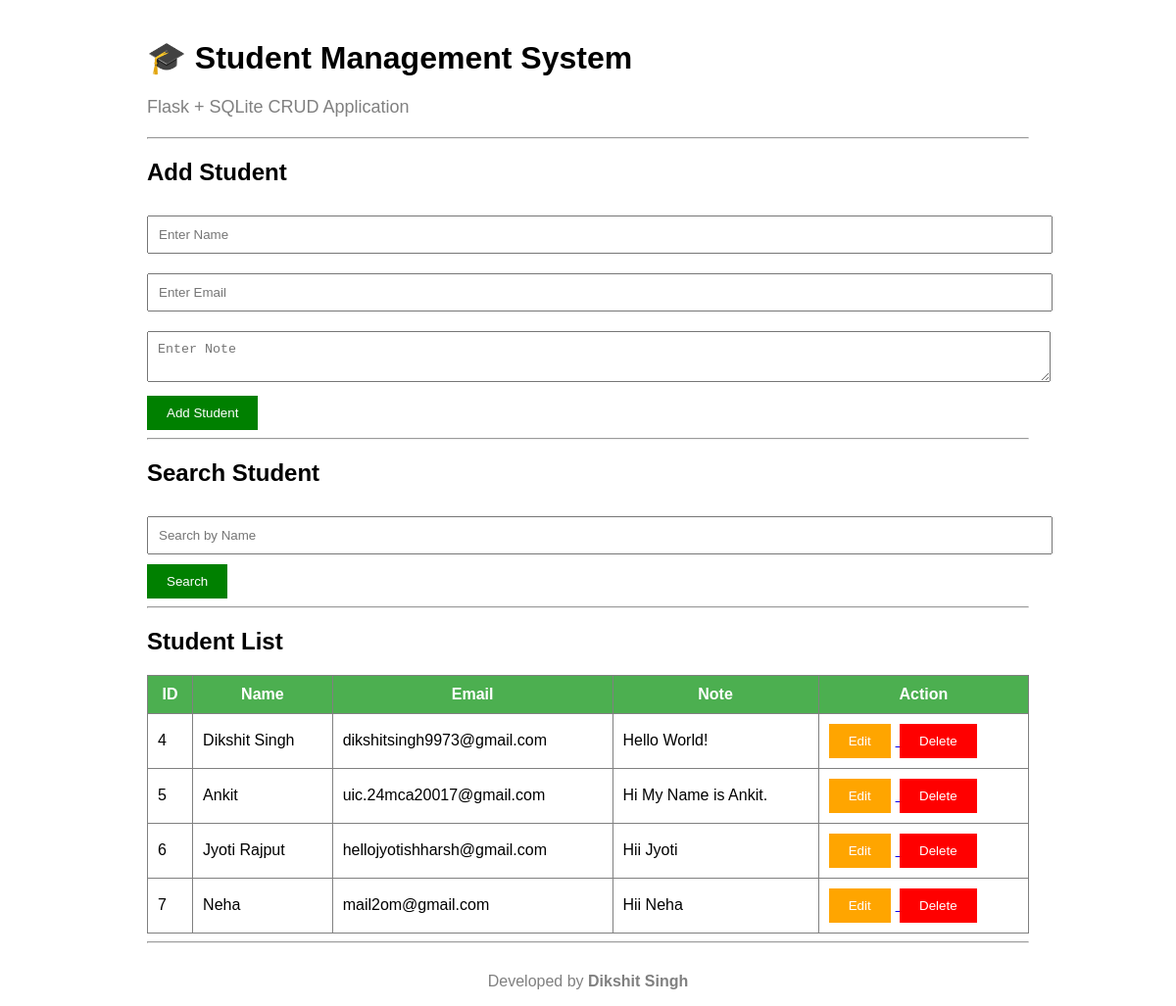
The app's page /, older data.
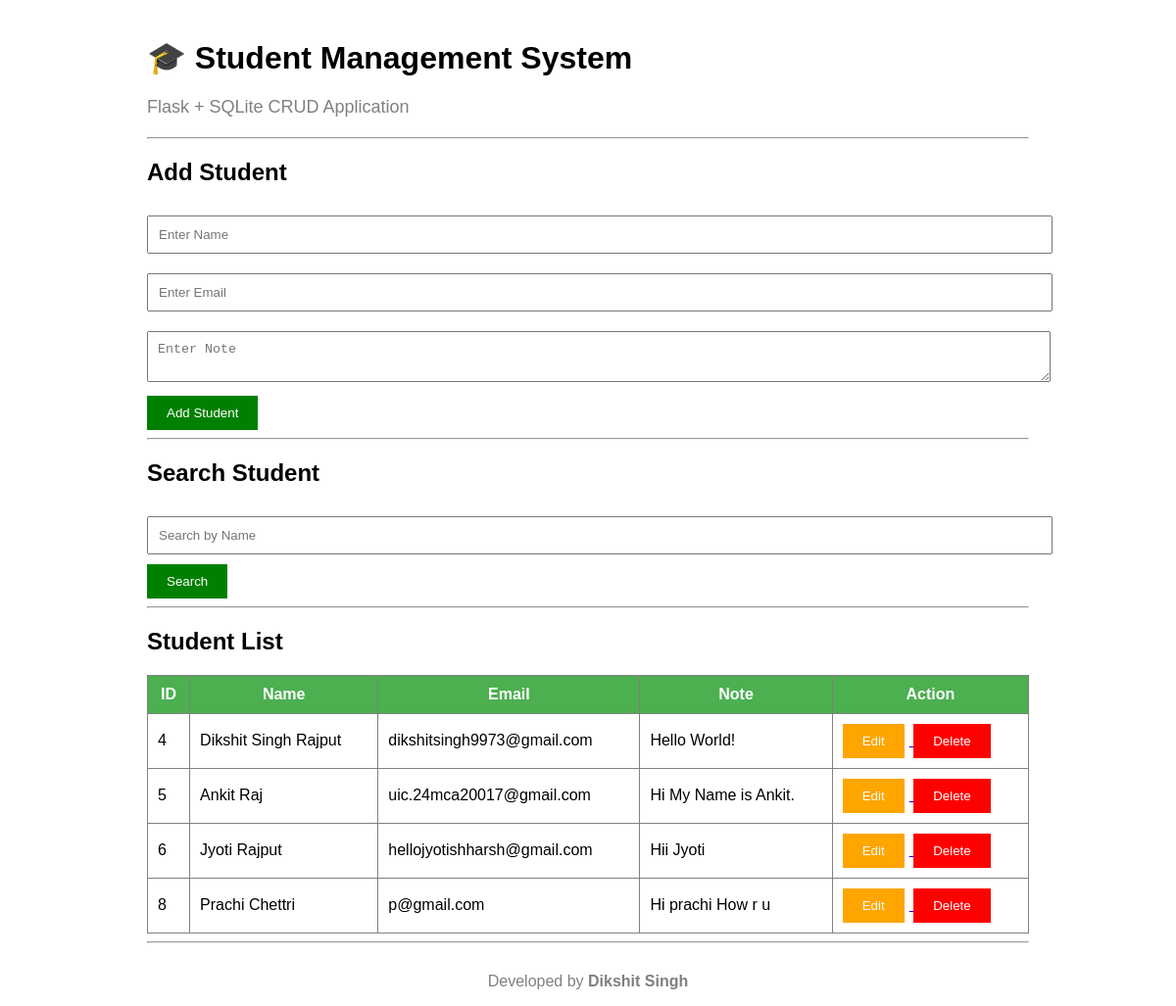
The same page, newer data.
### tables this page shows
CREATE TABLE students(
            id INTEGER PRIMARY KEY AUTOINCREMENT,
            name TEXT NOT NULL,
            email TEXT NOT NULL,
            note TEXT NOT NULL
        );

### app.py (the view)
@app.route("/")
def home():
    search = request.args.get("search", "")
    conn = sqlite3.connect("database.db")
    cursor = conn.cursor()
    if search:
        cursor.execute(
            "SELECT * FROM students WHERE name LIKE ?",
            ('%' + search + '%',)
        )
    else:
        cursor.execute("SELECT * FROM students")
    students = cursor.fetchall()
    conn.close()
    return render_template(
        "index.html",
        students=students,
        search=search
    )

### templates/index.html (shortened to what this page needs)
<!DOCTYPE html>
<html lang="en">
<head>
    <link rel="stylesheet"
          href="{{ url_for('static', filename='style.css') }}">
</head>
<body>
    <h1>🎓 Student Management System</h1>
    <p class="subtitle">
        Flask + SQLite CRUD Application
    </p>
    <hr>
    <h2>Add Student</h2>
    <form action="/add" method="POST">
        <input
            type="text"
            name="name"
            placeholder="Enter Name"
            required>
        <input
            type="email"
            name="email"
            placeholder="Enter Email"
            required>
        <textarea
            name="note"
            placeholder="Enter Note"
            required></textarea>
        <button type="submit">
            Add Student
        </button>
    </form>
    <hr>
    <h2>Search Student</h2>
    <form method="GET">
        <input
            type="text"
            name="search"
            placeholder="Search by Name"
            value="{{ search }}">
        <button type="submit">
            Search
        </button>
    </form>
    <hr>
    <h2>Student List</h2>
    <table>
        <tr>
            <th>ID</th>
            <th>Name</th>
            <th>Email</th>
            <th>Note</th>
            <th>Action</th>
        </tr>
        {% for student in students %}
        <tr>
            <td>{{ student[0] }}</td>
            <td>{{ student[1] }}</td>
            <td>{{ student[2] }}</td>
            <td>{{ student[3] }}</td>
            <td>
                <a href="/edit/{{ student[0] }}">
                    <button type="button" class="edit">
                        Edit
                    </button>
                </a>
                <a href="/delete/{{ student[0] }}"
                   onclick="return confirm('Are you sure you want to delete this student?');">
                    <button type="button" class="delete">
                        Delete
                    </button>
                </a>
            </td>
        </tr>
        {% endfor %}
    </table>
    <hr>
    <footer>
        <p>
            Developed by <strong>Dikshit Singh</strong>
        </p>
    </footer>
</body>
</html>

Row changes from the older to the newer data that the page shows:
removed students: id "7", name "Neha", email "mail2om@gmail.com", note "Hii Neha"
changed students "dikshitsingh9973@gmail.com": name "Dikshit Singh" → "Dikshit Singh Rajput"
changed students "uic.24mca20017@gmail.com": name "Ankit" → "Ankit Raj"
added students: id "8", name "Prachi Chettri", email "p@gmail.com", note "Hi prachi How r u"
